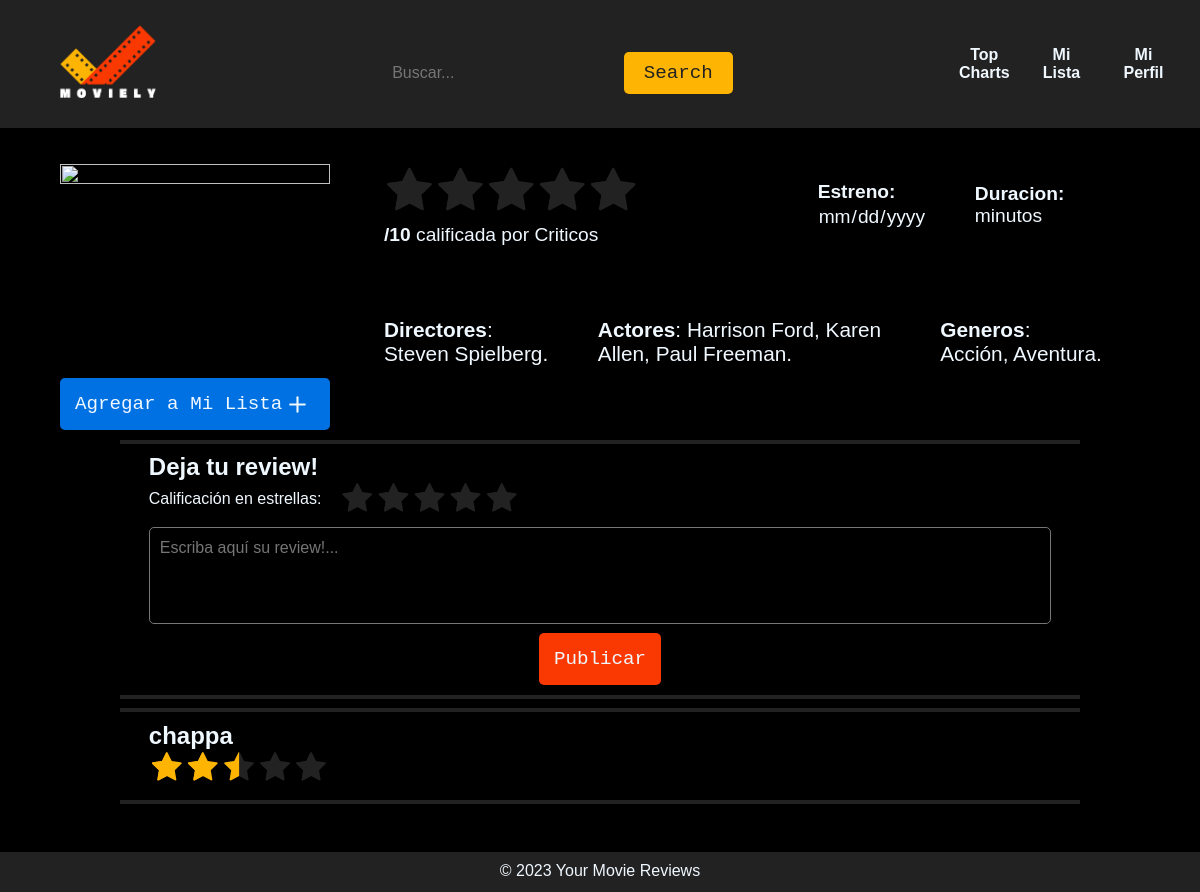
The app's page /info.php?id_peli=109 (signed in) with its own data.
### tables this page shows
CREATE TABLE `peli_director` (
  `id_peli` int(8) NOT NULL,
  `id_director` int(8) NOT NULL
);

CREATE TABLE `director` (
  `id_director` int(8) NOT NULL,
  `nombre` varchar(50) NOT NULL,
  `apellido` varchar(50) NOT NULL
);

CREATE TABLE `peli_actor` (
  `id_peli` int(8) NOT NULL,
  `id_actor` int(8) NOT NULL
);

CREATE TABLE `actor` (
  `id_actor` int(8) NOT NULL,
  `nombre` varchar(50) NOT NULL,
  `apellido` varchar(50) NOT NULL
);

CREATE TABLE `genero` (
  `id_genero` int(8) NOT NULL,
  `nombre_genero` varchar(50) DEFAULT NULL
);

CREATE TABLE `review` (
  `id_review` int(8) NOT NULL,
  `id_usuario` int(8) NOT NULL,
  `id_peli` int(8) NOT NULL,
  `comentario` text DEFAULT NULL,
  `calificacion` int(2) NOT NULL,
  `estado_review` tinyint(1) DEFAULT NULL
);

CREATE TABLE `usuario` (
  `id_usuario` int(8) NOT NULL,
  `nombre_usuario` varchar(15) NOT NULL,
  `mail` varchar(100) NOT NULL,
  `contraseña` varchar(255) NOT NULL,
  `estado` tinyint(1) DEFAULT NULL,
  `administrador` tinyint(1) DEFAULT NULL
);

### info.php (the view, shortened to what the rows shown need)
<!doctype html>
<html>
<head>
    <link rel="stylesheet" href="css/normalize.css">
    <link rel="stylesheet" href="css/estilos.css">
    <link rel="stylesheet" type="text/css" href="slick/slick.css"/>
    <link rel="stylesheet" type="text/css" href="slick/slick-theme.css"/>
    <link rel="stylesheet" href="css\font-awesome-4.7.0/css/font-awesome.min.css">
</head>
<body>
    <?php
        include("conexion.php");
        echo '
                <main>';
        if(isset($_GET['id_peli']) && $_GET['id_peli'] > 0){
            $id_peli = $_GET['id_peli'];
            $q_datos = mysqli_query($conexion, "SELECT * FROM moviely.peli WHERE id_peli = ('$id_peli')");
            $row_datos = mysqli_fetch_assoc($q_datos);
            $calificacion = $row_datos['calificacion'] ;
            $q_direcPeli= mysqli_query($conexion, "SELECT id_director FROM moviely.peli_director WHERE id_peli = ('$id_peli')");
            $q_actorPeli= mysqli_query($conexion, "SELECT id_actor FROM moviely.peli_actor WHERE id_peli = ('$id_peli')");
            $q_generoPeli= mysqli_query($conexion, "SELECT id_genero FROM moviely.peli_genero WHERE id_peli = ('$id_peli')");
            echo '
            <div id="informacion">
                    <div class="informacionMini" id="contPoster">
                        <img src="'.$row_datos['path_poster'].'" alt="">
                    </div>
                    <div  id="contDatos">
                            <h1 id="tituloInfo">'.$row_datos['titulo'].'</h1>
                            <div>
                                <div id="contEstreFecha">
                                    <div>
                                        <fieldset class="rateDisplay">
                                            <input type="radio" id="rating10" name="rating" value="10" '; if ($calificacion ==10  ){echo 'checked';}else{echo 'onclick="return false;"';} echo'/><label for="rating10" title="10/10"></label>
                                            <input type="radio" id="rating9" name="rating" value="9" ';
                                            echo'/><label class="half" for="rating1" title="1/10"></label>
                                        </fieldset>
                                        <p id="reviewCantInfo"><strong>'.$row_datos['calificacion'].'/10</strong> calificada por '.$row_datos['cant_review'].' Criticos</p>
                                    </div>
                                    <div id="contFechaDur">
                                        <p><span style="font-weight: bold;">Estreno:</span><br>
                                        <input id="dateInfo" type="date" readonly value="'.$row_datos['estreno'].'">
                                        </p>
                                        <p id="duracionInfo">
                                        <span style="font-weight: bold;">Duracion:</span><br>';
                                        echo'</p>
                                    </div>
                                </div>
                                <div id="contDesTags">
                                    <div style="width: 90%;">
                                        <p  id="descripcionInfo">'.$row_datos['descripcion'].'</p>
                                    </div>
                                    <div id="contDatosTags">
                                        <div class="tags" id="directores">
                                            <p><span style="font-weight: bold;">Directores</span>: ';
                                            $contadorDire = 0;
                                            if ($q_direcPeli->num_rows > 0) {
                                                while ($row = $q_direcPeli->fetch_assoc()) {
                                                    $q_direcInfo = mysqli_query($conexion, "SELECT * FROM moviely.director WHERE id_director = ('$row[id_director]')");
                                                    $direc =  $q_direcInfo->fetch_assoc();
                                                    $contadorDire ++;
                                                    echo ''.$direc['nombre'].' '.$direc['apellido'].'';
                                                    if ($contadorDire != $q_direcPeli->num_rows){
                                                        echo ', ';
                                                    }
                                                    else{echo '.';}
                                                }
                                            } else {
                                                echo 'No directors found.';
                                            }
                                        echo'</p>
                                        </div>
                                        <div class="tags"  id="actores">
                                            <p><span style="font-weight: bold;">Actores</span>: ';
                                            $contadorActor = 0;
                                            if ($q_actorPeli->num_rows > 0) {
                                                while ($row = $q_actorPeli->fetch_assoc()) {
                                                    $q_actorInfo = mysqli_query($conexion, "SELECT * FROM moviely.actor WHERE id_actor = ('$row[id_actor]')");
                                                    $actor =  $q_actorInfo->fetch_assoc();
                                                    $contadorActor ++;
                                                    echo ''.$actor['nombre'].' '.$actor['apellido'].'';
                                                    if ($contadorActor != $q_actorPeli->num_rows){
                                                        echo ', ';
                                                    }
                                                    else{echo '.';}
                                                }
                                            } else {
                                                echo 'No actors found.';
                                            }
                                        echo'</p>
                                        </div>
                                        <div class="tags" id="generos">
                                            <p><span style="font-weight: bold;">Generos</span>: ';
                                            $contadorGen = 0;
                                            if ($q_generoPeli->num_rows > 0) {
                                                while ($row = $q_generoPeli->fetch_assoc()) {
                                                    $q_genInfo = mysqli_query($conexion, "SELECT * FROM moviely.genero WHERE id_genero = ('$row[id_genero]')");
                                                    $gen =  $q_genInfo->fetch_assoc();
                                                    $contadorGen ++;
                                                    echo ''.$gen['nombre_genero'].'';
                                                    if ($contadorGen != $q_generoPeli->num_rows){
                                                        echo ', ';
                                                    }
                                                    else{echo '.';}
                                                }
                                            } else {
                                                echo 'No genres found.';
                                            }
                                        echo'</p>
                                        </div>
                                    </div>
                                </div>
                            <div>
                        </div>
                    </div>
                </div>
            </div>';
            echo '
            <div id="reviews">';
                $q_reseñas = mysqli_query($conexion, "SELECT * FROM moviely.review WHERE id_peli = ('$id_peli') AND estado_review is NULL");
                $contName = 1;
                if ($q_reseñas->num_rows > 0) {
                    while ($row = $q_reseñas->fetch_assoc()) {
                        $usuario = $row['id_usuario'];
                        $reseña_usuario = mysqli_query($conexion, "SELECT nombre_usuario FROM moviely.usuario WHERE id_usuario = ('$usuario')");
                        $usuario = $reseña_usuario->fetch_assoc();
                        echo '
                        <div class="reseña">';
                            echo '
                            <div id="cont">
                                <p class="imp_review"><strong>'.$usuario['nombre_usuario'].'</strong></p>
                                <div id="estre-review" >
                                    <fieldset class="rateDisplay rateChico">
                                        <input type="radio" id="rating10" name="rating'.$contName.'" value="10" '; if ($estrellas ==10  ){echo 'checked';}else{echo 'onclick="return false;"';} echo'/><label for="rating10" title="10/10"></label>
                                        <input type="radio" id="rating9" name="rating'.$contName.'" value="9" ';
                                        echo'/><label for="rating8" title="8/10"></label>
                                        <input type="radio" id="rating7" name="rating'.$contName.'" value="7" ';
                                        echo'/><label for="rating6" title="6/10"></label>
                                        <input type="radio" id="rating5" name="rating'.$contName.'" value="5" ';
                                        echo'/><label for="rating4" title="4/10"></label>
                                        <input type="radio" id="rating3" name="rating'.$contName.'" value="3" ';
                                        echo'/><label for="rating2" title="2/10"></label>
                                        <input type="radio" id="rating1" name="rating'.$contName.'" value="1" '; if ($estrellas >=1 && $estrellas < 2){echo 'checked';}else{echo 'onclick="return false;"';} echo'/><label class="half" for="rating1" title="1/10"></label>
                                    </fieldset>
                                </div>
                                <p>'.$row['comentario'].'</p>
                            </div>
                        </div>';
                        $contName++;
                    }
                } else if ($q_reseñas->num_rows == 0 && $_SESSION['administrador'] == 0) {
                    echo '<div class="reseña"><p>Que vacio... Se el primero en comentar!</p></div>';
                }
                else{
                    echo '<div class="reseña"><p>No hay reseñas</p></div>';
                }
            echo'
            </div>
            ';
        }else{
            echo '
            <div style="width:80%; margin: auto; padding-top:3%;">
                <h1>Acceso Negado</h1>
            </div>';
        }
        echo '
        <button onclick="topFunction()" id="myBtn" title="Go to top">Top</button>
        </main>
        <footer>
            <p>&copy; 2023 Your Movie Reviews</p>
        </footer>
        ';
    ?>
</body>
</html>

### records on screen
peli_director: id_director.nombre "Steven", id_director.apellido "Spielberg"
peli_actor: id_actor.nombre "Harrison", id_actor.apellido "Ford"
peli_actor: id_actor.nombre "Karen", id_actor.apellido "Allen"
peli_actor: id_actor.nombre "Paul", id_actor.apellido "Freeman"
genero: nombre_genero "Acción"
genero: nombre_genero "Aventura"
review: id_usuario.nombre_usuario "chappa"
